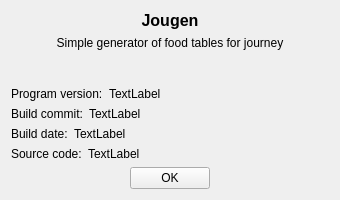
<?xml version="1.0" encoding="UTF-8"?>
<ui version="4.0">
 <class>AboutWindow</class>
 <widget class="QDialog" name="AboutWindow">
  <property name="geometry">
   <rect>
    <x>0</x>
    <y>0</y>
    <width>340</width>
    <height>200</height>
   </rect>
  </property>
  <property name="minimumSize">
   <size>
    <width>340</width>
    <height>200</height>
   </size>
  </property>
  <property name="maximumSize">
   <size>
    <width>340</width>
    <height>200</height>
   </size>
  </property>
  <property name="baseSize">
   <size>
    <width>200</width>
    <height>100</height>
   </size>
  </property>
  <property name="windowTitle">
   <string>Info</string>
  </property>
  <layout class="QVBoxLayout" name="verticalLayout">
   <item>
    <widget class="QLabel" name="label_0">
     <property name="font">
      <font>
       <pointsize>12</pointsize>
       <weight>75</weight>
       <bold>true</bold>
      </font>
     </property>
     <property name="text">
      <string>Jougen</string>
     </property>
     <property name="textFormat">
      <enum>Qt::PlainText</enum>
     </property>
     <property name="alignment">
      <set>Qt::AlignCenter</set>
     </property>
    </widget>
   </item>
   <item>
    <widget class="QLabel" name="label">
     <property name="text">
      <string>Simple generator of food tables for journey</string>
     </property>
     <property name="alignment">
      <set>Qt::AlignCenter</set>
     </property>
    </widget>
   </item>
   <item>
    <spacer name="verticalSpacer">
     <property name="orientation">
      <enum>Qt::Vertical</enum>
     </property>
     <property name="sizeHint" stdset="0">
      <size>
       <width>20</width>
       <height>40</height>
      </size>
     </property>
    </spacer>
   </item>
   <item>
    <layout class="QHBoxLayout" name="horizontalLayout_2">
     <item>
      <widget class="QLabel" name="label_1">
       <property name="sizePolicy">
        <sizepolicy hsizetype="Maximum" vsizetype="Preferred">
         <horstretch>0</horstretch>
         <verstretch>0</verstretch>
        </sizepolicy>
       </property>
       <property name="text">
        <string>Program version:</string>
       </property>
      </widget>
     </item>
     <item>
      <widget class="QLabel" name="label_2">
       <property name="sizePolicy">
        <sizepolicy hsizetype="Preferred" vsizetype="Preferred">
         <horstretch>0</horstretch>
         <verstretch>0</verstretch>
        </sizepolicy>
       </property>
       <property name="text">
        <string>TextLabel</string>
       </property>
      </widget>
     </item>
    </layout>
   </item>
   <item>
    <layout class="QHBoxLayout" name="horizontalLayout_1">
     <item>
      <widget class="QLabel" name="label_3">
       <property name="sizePolicy">
        <sizepolicy hsizetype="Maximum" vsizetype="Preferred">
         <horstretch>0</horstretch>
         <verstretch>0</verstretch>
        </sizepolicy>
       </property>
       <property name="text">
        <string>Build commit:</string>
       </property>
      </widget>
     </item>
     <item>
      <widget class="QLabel" name="label_4">
       <property name="text">
        <string>TextLabel</string>
       </property>
      </widget>
     </item>
    </layout>
   </item>
   <item>
    <layout class="QHBoxLayout" name="horizontalLayout_3">
     <item>
      <widget class="QLabel" name="label_5">
       <property name="sizePolicy">
        <sizepolicy hsizetype="Maximum" vsizetype="Preferred">
         <horstretch>0</horstretch>
         <verstretch>0</verstretch>
        </sizepolicy>
       </property>
       <property name="text">
        <string>Build date:</string>
       </property>
      </widget>
     </item>
     <item>
      <widget class="QLabel" name="label_6">
       <property name="text">
        <string>TextLabel</string>
       </property>
      </widget>
     </item>
    </layout>
   </item>
   <item>
    <layout class="QHBoxLayout" name="horizontalLayout_4">
     <item>
      <widget class="QLabel" name="label_7">
       <property name="sizePolicy">
        <sizepolicy hsizetype="Maximum" vsizetype="Preferred">
         <horstretch>0</horstretch>
         <verstretch>0</verstretch>
        </sizepolicy>
       </property>
       <property name="text">
        <string>Source code:</string>
       </property>
       <property name="textInteractionFlags">
        <set>Qt::LinksAccessibleByMouse</set>
       </property>
      </widget>
     </item>
     <item>
      <widget class="QLabel" name="label_8">
       <property name="text">
        <string>TextLabel</string>
       </property>
      </widget>
     </item>
    </layout>
   </item>
   <item>
    <layout class="QHBoxLayout" name="horizontalLayout_5">
     <item>
      <widget class="QPushButton" name="pushButton">
       <property name="sizePolicy">
        <sizepolicy hsizetype="Maximum" vsizetype="Maximum">
         <horstretch>0</horstretch>
         <verstretch>0</verstretch>
        </sizepolicy>
       </property>
       <property name="layoutDirection">
        <enum>Qt::LeftToRight</enum>
       </property>
       <property name="text">
        <string>OK</string>
       </property>
       <property name="autoDefault">
        <bool>false</bool>
       </property>
       <property name="default">
        <bool>false</bool>
       </property>
       <property name="flat">
        <bool>false</bool>
       </property>
      </widget>
     </item>
    </layout>
   </item>
  </layout>
 </widget>
 <resources/>
 <connections/>
</ui>
